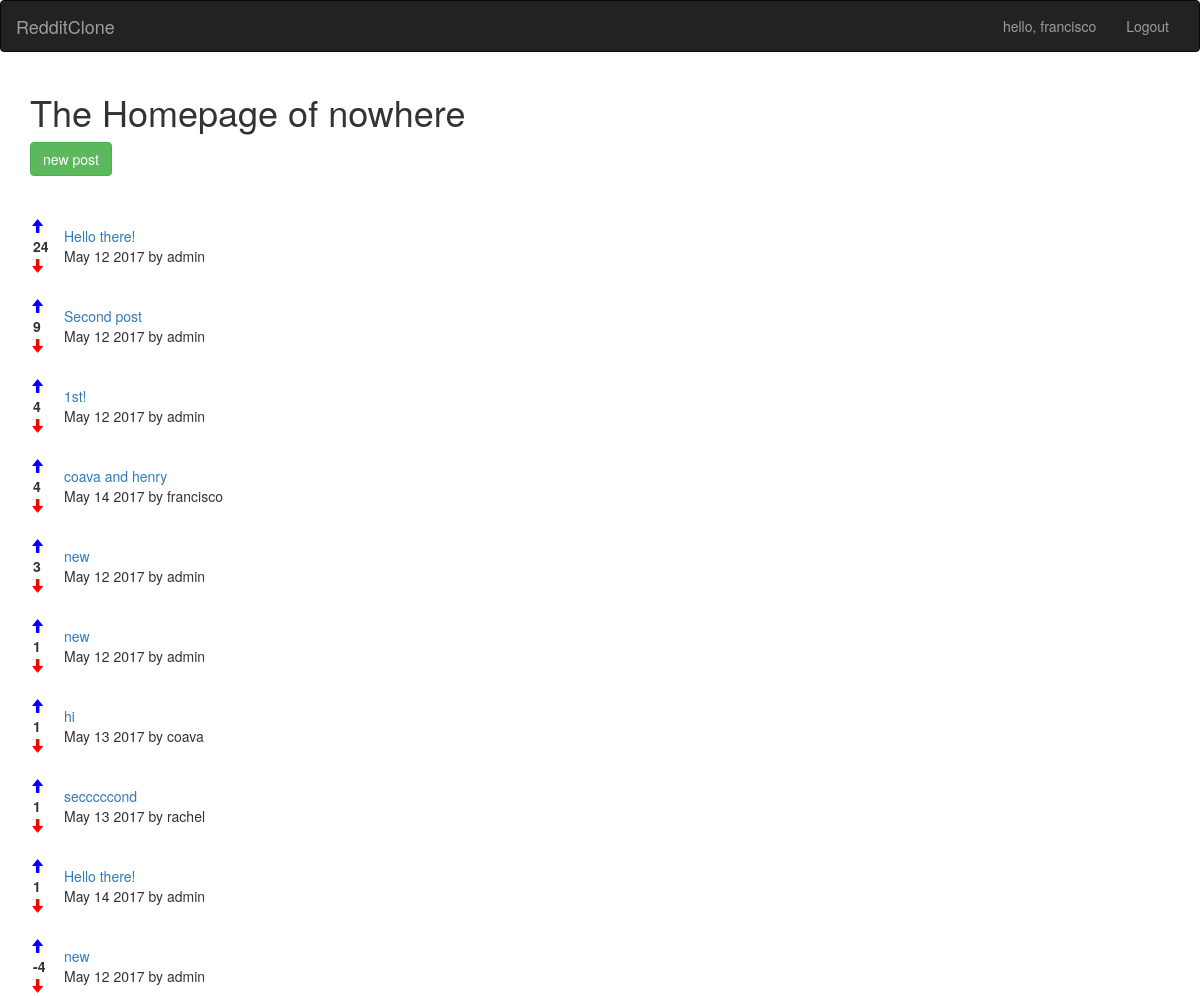
Screenshot of / (signed in) with the database file from the repository.
### posts/models.py (models this page shows)
class Posts(models.Model):
    title = models.CharField(max_length=200)
    url = models.TextField()
    pub_date = models.DateTimeField()
    author = models.ForeignKey(User)
    votes_total = models.IntegerField(default=1)
    def pub_date_pretty(self):
        return self.pub_date.strftime('%b %e %Y')

### posts/views.py (the view)
# urls.py: 2. Add a URL to urlpatterns:  url(r'^$', views.home, name='home')
def home(request):
    posts = Posts.objects.order_by('-votes_total')
    return render(request, 'posts/home.html', {'posts': posts})

### posts/templates/posts/home.html (shortened to what this page needs)
{% extends 'base.html' %}
{% block content %}
<h1>The Homepage of nowhere</h1>
<a class="btn btn-success" href="{% url 'posts:create' %}">new post</a>
<br>
<br>
{% for post in posts.all %}
<table>
	<tr>
		<td>
			<a href="#" onClick="document.getElementById('upvote{{ post.id }}').submit()">
				<span class="glyphicon glyphicon-arrow-up" aria-hidden="true" style="padding-right: 20px; color: blue;"></span>
			</a>
			<br><strong style="padding-left: 3px;">{{ post.votes_total }}</strong><br>
			<a href="#" onClick="document.getElementById('downvote{{ post.id }}').submit()">
			<span class="glyphicon glyphicon-arrow-down" aria-hidden="true" style="color: red;"></span>
			</a>
		</td>
		<td>
			<a href="{{ post.url }}" target="_blank">{{ post.title }}</a>
			<br>{{ post.pub_date_pretty }} by {{ post.author.username }}
		</td>
	</tr>
	<br>
</table>
{% endfor %}
{% endblock %}

### templates/base.html (shortened to what this page needs)
<!DOCTYPE html>
<html lang="en">
  <head>
    <link rel="stylesheet" href="https://maxcdn.bootstrapcdn.com/bootstrap/3.3.7/css/bootstrap.min.css">
  </head>
  <body>
    <nav class="navbar navbar-inverse">
      <div class="container-fluid">
        <div class="navbar-header">
          <a class="navbar-brand" href="{% url 'home' %}">RedditClone</a>
        </div>
        <div class="collapse navbar-collapse" id="mynav">
          <ul class="nav navbar-nav navbar-right">
            {% if user.is_authenticated %}
            <li><a href="{% url 'posts:userposts' user.id %}">hello, {{ request.user.username }}</a></li>
            <li><a href="#" onClick="document.getElementById('logout').submit()">Logout</a></li>
            {% else %}
            <li><a href="{% url 'accounts:signup' %}">Signup</a></li>
            <li><a href="{% url 'accounts:login' %}">Login</a></li>
            {% endif %}
          </ul>
        </div>
      </div>
    </nav>
    <div class="container">
      {% block content %}
      {% endblock %}
    </div>
  </body>
</html>

### rows the page displays
Posts: votes_total "24", title "Hello there!", pub_date_pretty "May 12 2017", author.username "admin"
Posts: votes_total "9", title "Second post", pub_date_pretty "May 12 2017", author.username "admin"
Posts: votes_total "4", title "1st!", pub_date_pretty "May 12 2017", author.username "admin"
Posts: votes_total "4", title "coava and henry", pub_date_pretty "May 14 2017", author.username "francisco"
Posts: votes_total "3", title "new", pub_date_pretty "May 12 2017", author.username "admin"
Posts: votes_total "1", title "new", pub_date_pretty "May 12 2017", author.username "admin"
Posts: votes_total "1", title "hi", pub_date_pretty "May 13 2017", author.username "coava"
Posts: votes_total "1", title "secccccond", pub_date_pretty "May 13 2017", author.username "rachel"
Posts: votes_total "1", title "Hello there!", pub_date_pretty "May 14 2017", author.username "admin"
Posts: votes_total "-4", title "new", pub_date_pretty "May 12 2017", author.username "admin"

### other values shown
{{ request.user.username }} "francisco"
